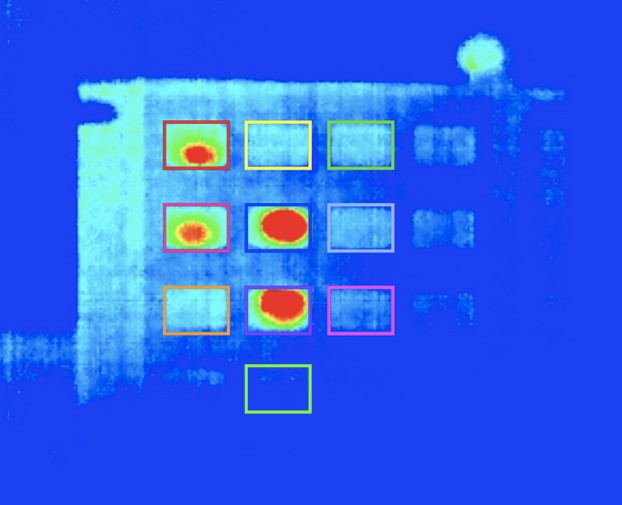
//> input picture keypad3.jpg, 622 x 505 px
$ ./rectangle   (built with g++ and OpenCV 4)
//> lines starting //> are read from the running program, lines starting //| are printed output that depends on the picture; after the words box and inside, x2 and y2 are one past the last pixel; in counts of white or black regions, pixels touching at a corner belong together
/***************************************************************************
* Author: Eric Romero
* Class: COSC 4590
* Date:
* Final Project
*
* Purpose:
*
* Sources:  http://docs.opencv.org/
****************************************************************************/
#include <opencv2/core/core.hpp>
#include <opencv2/highgui/highgui.hpp>
#include <opencv2/imgproc/imgproc.hpp>
#include <iostream>
#include <vector>
#include <stdexcept>
#include <stdio.h>
#include <sstream>

using namespace cv;
using namespace std;

bool checkimg(Mat img);
void display(Mat img);
void orig(Mat img);
void load_image(Mat);
static double angel(Point, Point, Point);
static void findSquares(Mat&, vector<vector<Point> >&);
static void drawSquares(Mat&, vector<vector<Point> >&);

/****************************************************************************
* Function: main
*
****************************************************************************/
int main(){
	system("clear");
	char quit;
	bool done = false;

	cout << "\n---Displaying original image--- \n";
	Mat orimg = imread("keypad3.jpg", CV_LOAD_IMAGE_UNCHANGED); //imread in image
//> orimg is the input picture: 505 rows x 622 cols, CV_8UC3; mean B, G, R 235.5, 97, 45.8
	checkimg(orimg); //check image
	Mat img = orimg.clone(); //clone image

	double rows = img.rows; // image size
//> rows = 505
	double cols = img.cols;
//> cols = 622

	cout<< "\nThe image has " << cols << " columns and " << rows << " rows - "
		<< img.size() << endl;
//| The image has 622 columns and 505 rows - [622 x 505]
					// [26 lines of commented-out code are left out]
	 	load_image(img);
	 /**************************************************************
	 * End Justin's sandbox
	 *
	 **************************************************************/

	// Mat roi1 = smallerImages.pop_back(1);

	Mat roi0 = img(Rect(248, 370, 59, 40));
	Mat roi1 = img(Rect(167, 125, 59, 40)); //For researched keypad "keypad3.jpg"
	Mat roi2 = img(Rect(248, 125, 59, 40));
	Mat roi3 = img(Rect(332, 125, 59, 40));
	Mat roi4 = img(Rect(167, 208, 59, 40));
	Mat roi5 = img(Rect(248, 208, 59, 40));
	Mat roi6 = img(Rect(332, 208, 59, 40));
	Mat roi7 = img(Rect(167, 291, 59, 40));
	Mat roi8 = img(Rect(248, 291, 59, 40));
	Mat roi9 = img(Rect(332, 291, 59, 40));

	// [10 lines of commented-out code are left out]

	display(img); //display image
	//modify this if you need to see a specific number or the whole image

	Scalar img0Mean = mean(roi0);
    Scalar img1Mean = mean(roi1);
    Scalar img2Mean = mean(roi2);
    Scalar img3Mean = mean(roi3);
    Scalar img4Mean = mean(roi4);
    Scalar img5Mean = mean(roi5);
    Scalar img6Mean = mean(roi6);
    Scalar img7Mean = mean(roi7);
    Scalar img8Mean = mean(roi8);
    Scalar img9Mean = mean(roi9);

	cout << "\n image0: " << img0Mean << endl;
    cout << " image1: " << img1Mean << endl;
    cout << " image2: " << img2Mean << endl;
    cout << " image3: " << img3Mean << endl;
    cout << " image4: " << img4Mean << endl;
    cout << " image5: " << img5Mean << endl;
    cout << " image6: " << img6Mean << endl;
    cout << " image7: " << img7Mean << endl;
    cout << " image8: " << img8Mean << endl;
    cout << " image9: " << img9Mean << endl;

	double redZero = 0;
	double redOne = 0;
	double redTwo = 0;
	double redThree = 0;
	double redFour = 0;
	double redFive = 0;
	double redSix = 0;
	double redSeven = 0;
	double redEight = 0;
	double redNine = 0;
	double redLimit = 130.000;
	double blueLimit = 100.000;

	double red = Scalar(img0Mean)[2];
	double green = Scalar(img0Mean)[1];
	double blue = Scalar(img0Mean)[0];

	if(red > redLimit || blue < blueLimit){
		cout << "\nZero has been pressed\n";
		redZero = red;
	}

	red = Scalar(img1Mean)[2]; //pull red Intensity value from Scalar
	green = Scalar(img1Mean)[1]; //pull green Intensity value from Scalar
	blue = Scalar(img1Mean)[0]; //pull blue Intensity value from Scalar

	if(red > redLimit || blue < blueLimit){ //Threshold for intensity mean
		cout << "\nOne has been pressed\n";
		redOne = red; //Store the Red intensity value
	}
	//This process is repeated for each rectangle image
	red = Scalar(img2Mean)[2];
	green = Scalar(img2Mean)[1];
	blue = Scalar(img2Mean)[0];

	if(red > redLimit || blue < blueLimit){ //Threshold for intensity mean
		cout << "\nTwo has been pressed\n";
		redTwo = red; //Store the Red
	}

	red = Scalar(img3Mean)[2];
	green = Scalar(img3Mean)[1];
	blue = Scalar(img3Mean)[0];

	if(red > redLimit || blue < blueLimit){
		cout << "\nThree has been pressed\n";
		redThree = red;
	}

	red = Scalar(img4Mean)[2];
	green = Scalar(img4Mean)[1];
	blue = Scalar(img4Mean)[0];

	if(red > redLimit || blue < blueLimit){
		cout << "\nFour has been pressed\n";
		redFour = red;
	}

	red = Scalar(img5Mean)[2];
	green = Scalar(img5Mean)[1];
	blue = Scalar(img5Mean)[0];

	if(red > redLimit || blue < blueLimit){
		cout << "\nFive has been pressed\n";
		redFive = red;
	}

	red = Scalar(img6Mean)[2];
	green = Scalar(img6Mean)[1];
	blue = Scalar(img6Mean)[0];

	if(red > redLimit || blue < blueLimit){
		cout << "\nSix has been pressed\n";
		redSix = red;
	}

	red = Scalar(img7Mean)[2];
	green = Scalar(img7Mean)[1];
	blue = Scalar(img7Mean)[0];

	if(red > redLimit || blue < blueLimit){
		cout << "\nSeven has been pressed\n";
		redSeven = red;
	}

	red = Scalar(img8Mean)[2];
	green = Scalar(img8Mean)[1];
	blue = Scalar(img8Mean)[0];

	if(red > redLimit || blue < blueLimit){
		cout << "\nEight has been pressed\n";
		redEight = red;
	}

	red = Scalar(img9Mean)[2];
	green = Scalar(img9Mean)[1];
	blue = Scalar(img9Mean)[0];

	if(red > redLimit || blue < blueLimit){
		cout << "\nNine has been pressed\n";
		redNine = red;
	}


	//all of the variable within the threshold will be stored in this array,
	//intensity values that did not enter the threshold will be collected as 0.
	double Array[10] = {redZero, redOne, redTwo, redThree, redFour, redFive, redSix, redSeven,
						redEight, redNine}; //raw values collected from pictures
	int code[4] = {0,0,0,0}; //create code array to store button press value
	double Intens[4] = {0,0,0,0}; //create Intensity array to store Intensity value
	int x = 0; //code index and intensity index number we want these to be equal
	double temp;
	int count = 0; //prevent more than 4 numbers in code

	cout << endl;
	for(int i = 0; i != 10; i++){ //for loop to calculate code
		if(Array[i] > 0){ //If The intensity of red is greater than 0
			code[x] = i; //store index number of value i into code array
			Intens[x] = Array[i]; //store the intensity that was not zero into new array
			cout << "\nIntens: " << Intens[x]; //output possible keys intensity values
			cout << "\nCode: " << code[x]; //output possible code number
			x++;
		}
	}

	x = 0;
	sort(Intens, Intens + 4); //sort intensity value from least to greatest
	for(int i = 0; i != 10; i++){
		if(Intens[x] == Array[i]){
			code[x] = i;
			// cout << "\nX: " << x;
			x++;
			i = 0;
		}
	}

	cout << "\n\nThe most likely PINs are: \n";
	do{
		for(int i = 0; i != 4; i++){
			cout << code[i] << " ";
		}
		cout << endl;
	}while(next_permutation(code, code + 4));

	do{
		cout << "\n\nReady to quit(q)?  ";
		cin  >> quit;
		if(quit == 'q'){
			done = true;
		}
	}while(!done);

	return 0;
}

/****************************************************************************
* Function: orig
* This function takes the original image and displays it.
****************************************************************************/
void orig(Mat img){
	display(img);
}

/****************************************************************************
* Function: checkimg
* This function tests the image file to ensure the image is loaded, if not
* it exits the program.
****************************************************************************/
bool checkimg(Mat img){
	if (img.empty()) //check whether the image is loaded or not
	{
		cout << "Error : Image cannot be loaded..!!" << endl;
		return -1;
	}
	return true;
}

/****************************************************************************
* Function: display
* This function takes the output image and displays the dimensions of the
* image. The function then displays the image in a window and waits for a
* new key press to destroy the window.
****************************************************************************/
void display(Mat img){
	namedWindow("MyWindow",CV_WINDOW_NORMAL);
	imshow("MyWindow", img);
	//display the image which is stored in the 'img' in the "MyWindow" window

	waitKey(5); //wait 5 ms

	destroyWindow("MyWindow"); //destroy the window with the name, "MyWindow"
}

/**************************************************************
*
* Justin's sandbox
*
**************************************************************/


int thresh = 50, N = 11;
//const char* wndname = "Square Detection Demo";

// helper function:
// finds a cosine of angle between vectors
// from pt0->pt1 and from pt0->pt2
static double angle( Point pt1, Point pt2, Point pt0 )
{
    double dx1 = pt1.x - pt0.x;
    double dy1 = pt1.y - pt0.y;
    double dx2 = pt2.x - pt0.x;
    double dy2 = pt2.y - pt0.y;
    return (dx1*dx2 + dy1*dy2)/sqrt((dx1*dx1 + dy1*dy1)*(dx2*dx2 + dy2*dy2) + 1e-10);
}

// returns sequence of squares detected on the image.
// the sequence is stored in the specified memory storage
static void findSquares(Mat& image, vector<vector<Point> >& squares )
{
    squares.clear();

    Mat pyr, timg, gray0(image.size(), CV_8U), gray;

    // down-scale and upscale the image to filter out the noise
    pyrDown(image, pyr, Size(image.cols/2, image.rows/2));
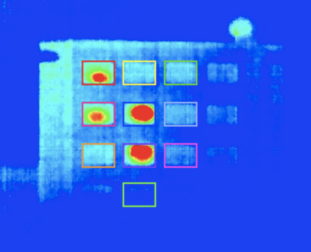
//> pyr: 252 rows x 311 cols, CV_8UC3; mean B, G, R 235.5, 97, 45.9
    pyrUp(pyr, timg, image.size());
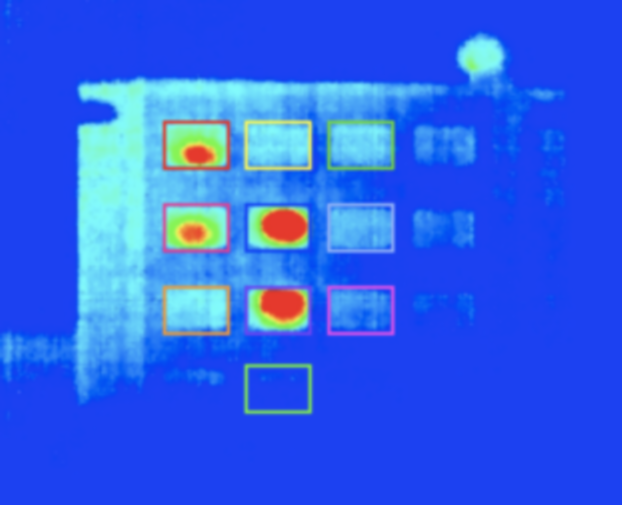
//> timg: 505 rows x 622 cols, CV_8UC3; mean B, G, R 235.5, 97, 45.9
    vector<vector<Point> > contours;

    // find squares in every color plane of the image
    for( int c = 0; c < 3; c++ )
    {
        int ch[] = {c, 0};
        mixChannels(&timg, 1, &gray0, 1, ch, 1);

        // try several threshold levels
        for( int l = 0; l < N; l++ )
        {
            // hack: use Canny instead of zero threshold level.
            // Canny helps to catch squares with gradient shading
            if( l == 0 )
            {
                // apply Canny. Take the upper threshold from slider
                // and set the lower to 0 (which forces edges merging)
                Canny(gray0, gray, 0, thresh, 5);
                // dilate canny output to remove potential
                // holes between edge segments
                dilate(gray, gray, Mat(), Point(-1,-1));
            }
            else
            {
                // apply threshold if l!=0:
                //     tgray(x,y) = gray(x,y) < (l+1)*255/N ? 255 : 0
                gray = gray0 >= (l+1)*255/N;
            }

            // find contours and store them all as a list
            findContours(gray, contours, RETR_LIST, CHAIN_APPROX_SIMPLE);

            vector<Point> approx;

            // test each contour
            for( size_t i = 0; i < contours.size(); i++ )
            {
                // approximate contour with accuracy proportional
                // to the contour perimeter
                approxPolyDP(Mat(contours[i]), approx, arcLength(Mat(contours[i]), true)*0.02, true);

                // square contours should have 4 vertices after approximation
                // relatively large area (to filter out noisy contours)
                // and be convex.
                // Note: absolute value of an area is used because
                // area may be positive or negative - in accordance with the
                // contour orientation
                if( approx.size() == 4 &&
                    fabs(contourArea(Mat(approx))) > 1000 &&
                    isContourConvex(Mat(approx)) )
                {
                    double maxCosine = 0;

                    for( int j = 2; j < 5; j++ )
                    {
                        // find the maximum cosine of the angle between joint edges
                        double cosine = fabs(angle(approx[j%4], approx[j-2], approx[j-1]));
                        maxCosine = MAX(maxCosine, cosine);
                    }

                    // if cosines of all angles are small
                    // (all angles are ~90 degree) then write quandrange
                    // vertices to resultant sequence
                    if( maxCosine < 0.3 )
                        squares.push_back(approx);
                }
            }
        }
    }
//> this loop made 3 passes
//> pass 1, in findSquares, `mixChannels(&timg, 1, &gray0, 1, ch, 1);`:
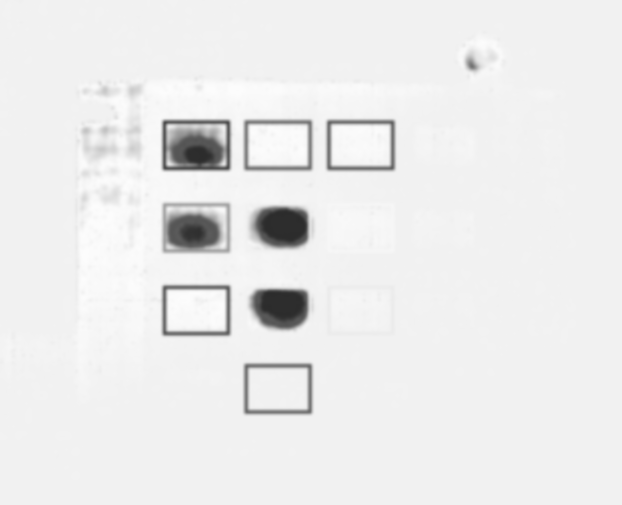
//> gray0: 505 rows x 622 cols, CV_8UC1; min 43, max 253, mean 235.5
//> pass 3, in findSquares, `mixChannels(&timg, 1, &gray0, 1, ch, 1);`:
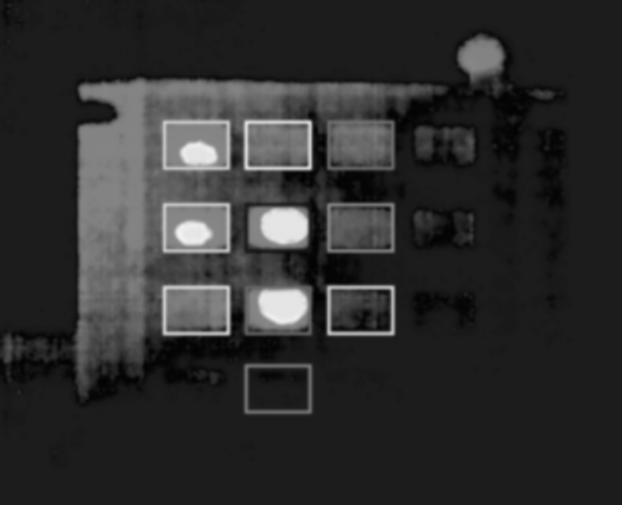
//> gray0: 505 rows x 622 cols, CV_8UC1; min 2, max 243, mean 45.9
//> after the loop: gray: 505 rows x 622 cols, CV_8UC1; every value is 0
//> after the loop, contours = 0 contours; squares = 143 contours; largest, box (x1, y1, x2, y2) and area: (0, 0, 622, 505) 312984, (0, 0, 622, 505) 312984, (0, 0, 622, 505) 312984, (0, 0, 622, 505) 312984, (0, 0, 622, 505) 312984
}


// the function draws all the squares in the image
static void drawSquares( Mat& image, vector<vector<Point> >& squares )
{
	Rect r, c;
	Mat tempMat, tempMat2;
	char confirm;
	int width;
	int height;
	Point tempPoint;

	for( size_t i = 0; i < squares.size(); i++ )
    {
		cout << "count: " << squares.size();

        r = boundingRect(squares[i]);
        tempMat = image(Rect(r.x, r.y, r.width, r.height));

        if(tempMat.empty()){
    	cout << "\n temp is empty" << endl;
    	}

    	else{
    	namedWindow("Square key",CV_WINDOW_NORMAL);
    	imshow("Square key", tempMat);
    	waitKey(2000);
    	destroyWindow("Square key");
	    }

	    cout << "\n Confirm: " << endl;
	    cout << "\n Is this a key?" << endl;
	    cin >> confirm;

	    if(confirm == 'y'){
	    	width = r.width;
	    	height = r.height;
	    	break;
	    }
	}


    for( size_t i = 0; i < squares.size(); i++ )
    {
		cout << "count: " << squares.size();

        c = boundingRect(squares[i]);

        	cout << "\n x" << c.x << endl;
        	cout << "\n y" << c.y << endl;

        if(c.width >= width+5 || c.width <= width+5 && c.height >= height+5 || c.height <= height+5){
        	if(c.x >= tempPoint.x + 20 || c.x <= tempPoint.x - 20 && c.y >= tempPoint.y + 20 || c.y <= tempPoint.y - 20 && c.x != 1 && c.y != 1){
        	tempMat2 = image(Rect(c.x, c.y, c.width, c.height));
        	tempPoint.x = c.x;
        	tempPoint.y = c.y;
        	cout << "\n tempx: " << tempPoint.x << endl;
        	cout << "\n tempy: " << tempPoint.y << endl;

        	        if(tempMat2.empty()){
			    	cout << "\n temp is empty" << endl;
			    	}

			    	else{
			    	namedWindow("Square key",CV_WINDOW_NORMAL);
			    	imshow("Square key", tempMat2);
			    	waitKey(2000);
			    	destroyWindow("Square key");
			    	}
        	}
    	}
    }


}


void load_image(Mat image)
{

    vector<vector<Point> > squares;
    findSquares(image, squares);
//> (the run ends here: the program needs input that this run does not give, at `cin >> confirm;`)

$ run again, with keypad2.jpg copied over keypad3.jpg
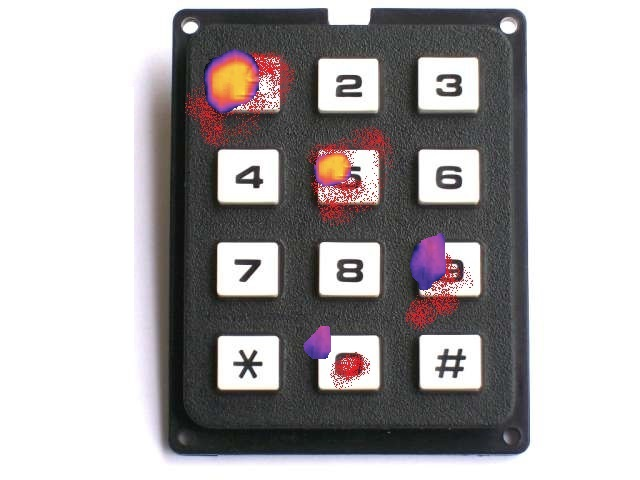
//> input picture keypad2.jpg, 640 x 480 px
//> orimg is the input picture: 480 rows x 640 cols, CV_8UC3; mean B, G, R 169.1, 168.2, 172
//| The image has 640 columns and 480 rows - [640 x 480]
//> after the loop in findSquares, `for( int c = 0; c < 3; c++ )`:
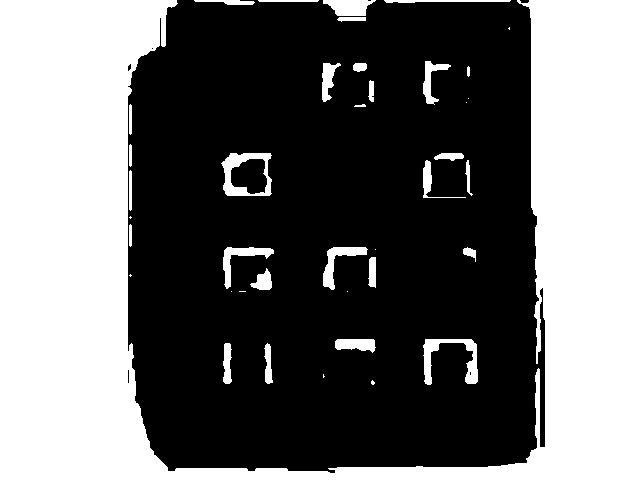
//> gray: 480 rows x 640 cols, CV_8UC1; 42% white; 40 white regions (11 under 20 px)
//> after the loop in findSquares, `for( int c = 0; c < 3; c++ )`: contours = 45 contours, 15 with area under 20; largest, box (x1, y1, x2, y2) and area: (0, 0, 640, 480) 119104, (221, 153, 272, 196) 1848, (230, 158, 268, 195) 1019, (423, 339, 478, 385) 802, (323, 0, 376, 16) 544; squares = 246 contours; largest, box (x1, y1, x2, y2) and area: (0, 0, 640, 480) 306081, (0, 0, 640, 480) 306081, (0, 0, 640, 480) 306081, (0, 0, 640, 480) 306081, (0, 0, 640, 480) 306081
